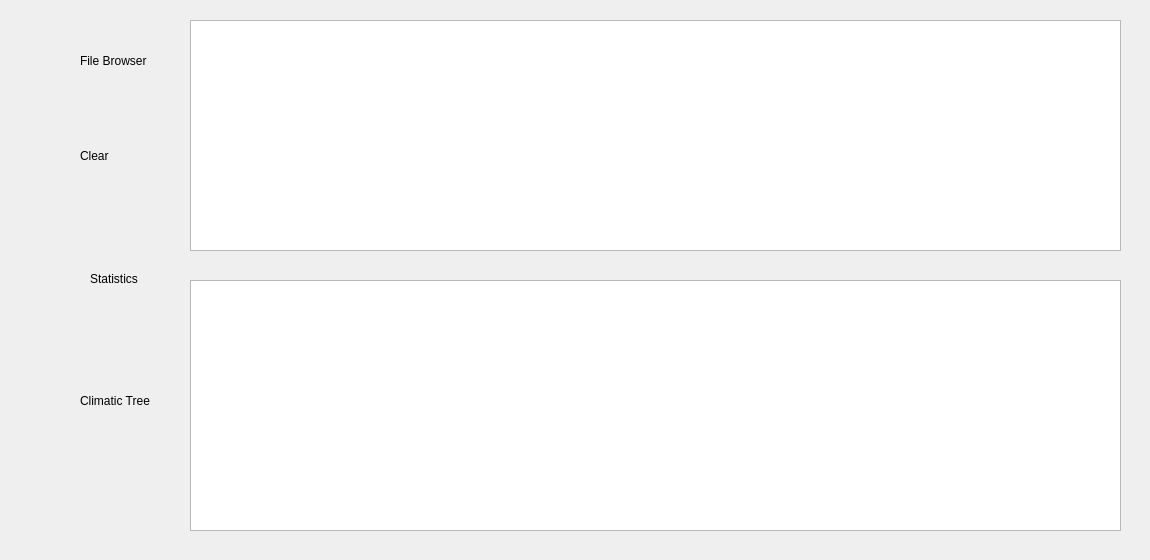
    <widget class="QWidget" name="page_4">
     <widget class="QFrame" name="frame_7">
      <property name="geometry">
       <rect>
        <x>0</x>
        <y>0</y>
        <width>181</width>
        <height>551</height>
       </rect>
      </property>
      <property name="frameShape">
       <enum>QFrame::NoFrame</enum>
      </property>
      <property name="frameShadow">
       <enum>QFrame::Raised</enum>
      </property>
      <widget class="QPushButton" name="pushButton_21">
       <property name="geometry">
        <rect>
         <x>10</x>
         <y>120</y>
         <width>61</width>
         <height>81</height>
        </rect>
       </property>
       <property name="font">
        <font>
         <kerning>true</kerning>
        </font>
       </property>
       <property name="text">
        <string/>
       </property>
       <property name="icon">
        <iconset>
         <normaloff>../../../Desktop/newdesign/icons/archive (2)/erase.svg</normaloff>../../../Desktop/newdesign/icons/archive (2)/erase.svg</iconset>
       </property>
       <property name="iconSize">
        <size>
         <width>60</width>
         <height>90</height>
        </size>
       </property>
       <property name="checkable">
        <bool>false</bool>
       </property>
       <property name="flat">
        <bool>true</bool>
       </property>
      </widget>
      <widget class="QPushButton" name="pushButton_22">
       <property name="geometry">
        <rect>
         <x>0</x>
         <y>350</y>
         <width>91</width>
         <height>91</height>
        </rect>
       </property>
       <property name="text">
        <string/>
       </property>
       <property name="icon">
        <iconset>
         <normaloff>../img/disabled/tree.svg</normaloff>../img/disabled/tree.svg</iconset>
       </property>
       <property name="iconSize">
        <size>
         <width>100</width>
         <height>100</height>
        </size>
       </property>
       <property name="flat">
        <bool>true</bool>
       </property>
      </widget>
      <widget class="QPushButton" name="pushButton_23">
       <property name="geometry">
        <rect>
         <x>0</x>
         <y>20</y>
         <width>91</width>
         <height>81</height>
        </rect>
       </property>
       <property name="font">
        <font>
         <kerning>true</kerning>
        </font>
       </property>
       <property name="text">
        <string/>
       </property>
       <property name="icon">
        <iconset>
         <normaloff>../../../Desktop/newdesign/icons/archive (2)/Browse.svg</normaloff>../../../Desktop/newdesign/icons/archive (2)/Browse.svg</iconset>
       </property>
       <property name="iconSize">
        <size>
         <width>60</width>
         <height>90</height>
        </size>
       </property>
       <property name="checkable">
        <bool>false</bool>
       </property>
       <property name="flat">
        <bool>true</bool>
       </property>
      </widget>
      <widget class="QLabel" name="label_18">
       <property name="geometry">
        <rect>
         <x>80</x>
         <y>40</y>
         <width>111</width>
         <height>41</height>
        </rect>
       </property>
       <property name="text">
        <string>File Browser</string>
       </property>
      </widget>
      <widget class="QLabel" name="label_19">
       <property name="geometry">
        <rect>
         <x>80</x>
         <y>360</y>
         <width>91</width>
         <height>81</height>
        </rect>
       </property>
       <property name="text">
        <string>Climatic Tree</string>
       </property>
      </widget>
      <widget class="QLabel" name="label_20">
       <property name="geometry">
        <rect>
         <x>80</x>
         <y>140</y>
         <width>101</width>
         <height>31</height>
        </rect>
       </property>
       <property name="text">
        <string>Clear</string>
       </property>
      </widget>
      <widget class="QLabel" name="label_21">
       <property name="geometry">
        <rect>
         <x>90</x>
         <y>270</y>
         <width>67</width>
         <height>17</height>
        </rect>
       </property>
       <property name="text">
        <string>Statistics</string>
       </property>
      </widget>
      <widget class="QPushButton" name="pushButton_24">
       <property name="geometry">
        <rect>
         <x>10</x>
         <y>240</y>
         <width>71</width>
         <height>71</height>
        </rect>
       </property>
       <property name="text">
        <string/>
       </property>
       <property name="icon">
        <iconset>
         <normaloff>../img/disabled/statistics.svg</normaloff>../img/disabled/statistics.svg</iconset>
       </property>
       <property name="iconSize">
        <size>
         <width>50</width>
         <height>50</height>
        </size>
       </property>
       <property name="flat">
        <bool>true</bool>
       </property>
      </widget>
     </widget>
     <widget class="QFrame" name="frame_8">
      <property name="geometry">
       <rect>
        <x>180</x>
        <y>0</y>
        <width>961</width>
        <height>541</height>
       </rect>
      </property>
      <property name="frameShape">
       <enum>QFrame::NoFrame</enum>
      </property>
      <property name="frameShadow">
       <enum>QFrame::Raised</enum>
      </property>
      <widget class="QTextBrowser" name="textBrowser_3">
       <property name="geometry">
        <rect>
         <x>10</x>
         <y>20</y>
         <width>931</width>
         <height>231</height>
        </rect>
       </property>
      </widget>
      <widget class="QGraphicsView" name="graphicsView_3">
       <property name="geometry">
        <rect>
         <x>10</x>
         <y>280</y>
         <width>931</width>
         <height>251</height>
        </rect>
       </property>
      </widget>
     </widget>
    </widget>
